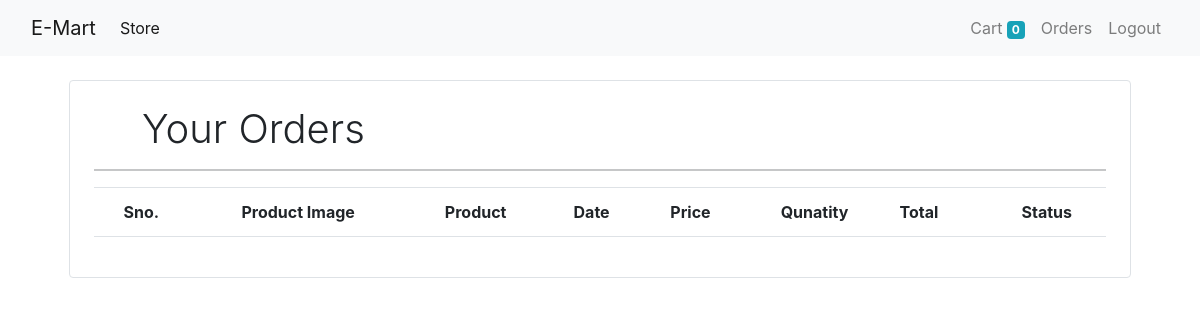
The app's page /orders (signed in), older data.
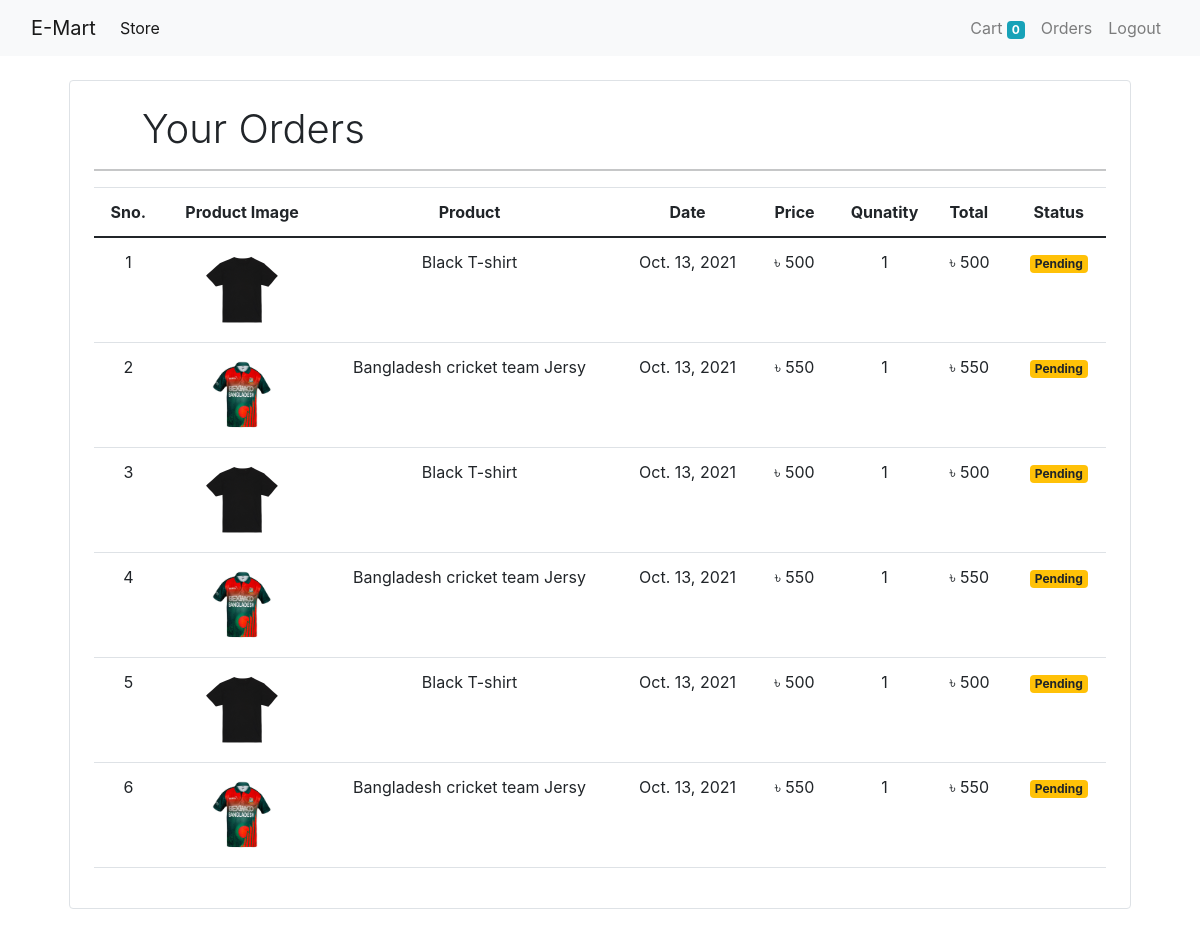
The same page, newer data.
### store/models/orders.py (models this page shows, shortened)
class Order(models.Model):
    product = models.ForeignKey(Product, on_delete=models.CASCADE)
    customer = models.ForeignKey(Customer, on_delete=models.CASCADE)
    quantity = models.IntegerField(default=1)
    price = models.IntegerField()
    address = models.CharField(max_length=50, default='', blank=True)
    phone = models.CharField(max_length=50, default='', blank=True)
    date = models.DateField(default=datetime.datetime.today)
    status = models.BooleanField(default=False)
    @staticmethod
    def get_orders_by_customer(customer_id):
        return Order\
            .objects\
            .filter(customer = customer_id)\
            .order_by('-date')

### store/models/product.py (models this page shows, shortened)
class Product(models.Model):
    name = models.CharField(max_length=50)
    price = models.IntegerField(default=0)
    category = models.ForeignKey(Category, on_delete=models.CASCADE, default=1)
    description = models.CharField(max_length=200, default='', null=True, blank=True)
    image = models.ImageField(upload_to='uploads/products/')

### store/middlewares/auth.py (the view)
    def middleware(request):
        if not request.session.get('customer'):
            returnUrl = request.META['PATH_INFO']
            print()
            return redirect(f'login?return_url={returnUrl}')
        response = get_response(request)
        return response

### store/templatetags/custom_filter.py (called while the page is built)
@register.filter(name='currency')
def currency(number):
    return "৳ "+str(number)

@register.filter(name='multiply')
def multiply(number, number1):
    return number * number1

### store/views/orders.py (called while the page is built)
    def get(self, request):
        customer = request.session.get('customer')
        orders = Order.get_orders_by_customer(customer)
        print(orders)
        return render(request, 'orders.html', {'orders' : orders})

### store/templates/orders.html
{% extends 'base.html' %}
{% block content %}
{% load cart %}
{% load custom_filter %}
<div class="container mt-4">
	<div class="border rounded p-4 m-4">
		<p class="display-6 pl-4 ml-4">Your Orders</p>
		<hr>
		<table class="table">
			<thread>
				<tr>
					<th class="text-center">Sno.</th>
					<th class="text-center">Product Image</th>
					<th class="text-center">Product</th>
					<th class="text-center">Date</th>
					<th class="text-center">Price</th>
					<th class="text-center">Qunatity</th>
					<th>Total</th>
					<th class="text-center">Status</th>
				</tr>
			</thread>
			<tbody>
				{% for order in orders %}
				<tr>
					<td class="text-center">{{forloop.counter}}</td>
					<td class="text-center"><img style="height:80px;" class="rounded-circle" src="{{order.product.image.url}}" alt="Product Image"></td>
					<td class="text-center">{{order.product.name}}</td>
					<td class="text-center">{{order.date}}</td>
					<td class="text-center">{{order.price | currency}}</td>
					<td class="text-center">{{order.quantity}}</td>
					<td>{{order.quantity | multiply:order.price | currency}}</td>
					{% if order.status %}
						<td class="text-center"><small class="badge badge-success">Completed</small></td>
					{% else %}
						<td class="text-center"><small class="badge badge-warning">Pending</small></td>
					{% endif %}
				</tr>
				{% endfor %}
			</tbody>
		</table>
	</div>
</div>
{% endblock %}

### store/templates/base.html (shortened to what this page needs)
<!doctype html>
<html lang="en">
  <head>
    <link href="https://cdn.jsdelivr.net/npm/bootstrap@5.1.1/dist/css/bootstrap.min.css" rel="stylesheet">
    <link rel="stylesheet" href="https://maxcdn.bootstrapcdn.com/bootstrap/4.3.1/css/bootstrap.min.css">
  </head>
  <body>
    <nav class="navbar navbar-expand-lg navbar-light bg-light">
        <div class="container-fluid">
            <a class="navbar-brand" href="/">E-Mart</a>
            <div class="collapse navbar-collapse" id="navbarSupportedContent">
                <ul class="navbar-nav me-auto mb-2 mb-lg-0">
                    <li class="nav-item">
                        <a class="nav-link active" aria-current="page" href="#">Store</a>
                    </li>
                </ul>
                <ul class="navbar-nav dflex">
                     <li class="nav-item">
                        <a class="nav-link" aria-current="page" href="/cart">Cart
                        <span class="badge badge-info">{{request.session.cart.keys | length}}</span>
                        <span class="sr-only">(current)</span></a>
                    </li>
                    {% if request.session.customer %}
                        <li class="nav-item">
                            <a class="nav-link" aria-current="page" href="/orders">Orders</a>
                        </li>
                        <li class="nav-item">
                            <a class="nav-link" aria-current="page" href="/logout">Logout</a>
                        </li>
                    {% endif %}
                </ul>
            </div>
        </div>
    </nav>
    {% block content %}{% endblock %}
  </body>
</html>

Row changes from the older to the newer data that the page shows:
added Order: product.image (picture), product.name "Black T-shirt", date "Oct. 13, 2021", price "৳ 500", quantity "1", quantity|multiply "৳ 500", status "Pending"
added Order: product.image (picture), product.name "Bangladesh cricket team Jersy", date "Oct. 13, 2021", price "৳ 550", quantity "1", quantity|multiply "৳ 550", status "Pending"
added Order: product.image (picture), product.name "Black T-shirt", date "Oct. 13, 2021", price "৳ 500", quantity "1", quantity|multiply "৳ 500", status "Pending"
added Order: product.image (picture), product.name "Bangladesh cricket team Jersy", date "Oct. 13, 2021", price "৳ 550", quantity "1", quantity|multiply "৳ 550", status "Pending"
added Order: product.image (picture), product.name "Black T-shirt", date "Oct. 13, 2021", price "৳ 500", quantity "1", quantity|multiply "৳ 500", status "Pending"
added Order: product.image (picture), product.name "Bangladesh cricket team Jersy", date "Oct. 13, 2021", price "৳ 550", quantity "1", quantity|multiply "৳ 550", status "Pending"
